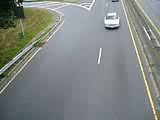
#> input picture frame 12 of openCvPractice/cars.mp4, 160 x 120 px, given in place of MWay_traffic.wmv, which was not available
$ jupyter execute helloWorld.ipynb   (text cells are left out)
#> lines starting #> are read from the running program, lines starting #| are printed output that depends on the picture
[cell 1]
import cv2
import numpy as np

[cell 2]
#load video
video = cv2.VideoCapture('MWay_traffic.wmv')

#read frames
while True:
    ret, frame = video.read()
#> frame is the input picture: shape (120, 160, 3); mean B, G, R 130.9, 133.8, 128.7
    if not ret:
        break
    # Perform analysis on the frame here
    edges = cv2.Canny(frame, threshold1=100, threshold2=200)
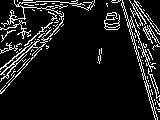
#> edges: shape (120, 160); 10.1% white in thin lines or dots
    lines = cv2.HoughLinesP(edges, rho=1, theta=1*np.pi/180, threshold=100, minLineLength=10, maxLineGap=5)
#> lines = None
    cv2.imshow('frame', frame)
    cv2.imshow('edges', edges)
    cv2.waitKey(1)
video.release()
cv2.destroyAllWindows()


$ run again, starting later in the video
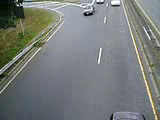
#> input picture frame 54 of openCvPractice/cars.mp4, 160 x 120 px, given in place of MWay_traffic.wmv, which was not available
#> frame is the input picture: shape (120, 160, 3); mean B, G, R 122.2, 124.2, 119.7
#> `edges = cv2.Canny(frame, threshold1=100, threshold2=200)`:
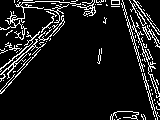
#> edges: shape (120, 160); 10.2% white in thin lines or dots
#> lines = None

$ run again, starting later in the video
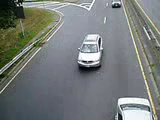
#> input picture frame 96 of openCvPractice/cars.mp4, 160 x 120 px, given in place of MWay_traffic.wmv, which was not available
#> frame is the input picture: shape (120, 160, 3); mean B, G, R 121.2, 123.3, 118.5
#> `edges = cv2.Canny(frame, threshold1=100, threshold2=200)`:
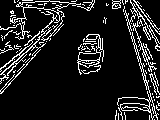
#> edges: shape (120, 160); 12.2% white in thin lines or dots
#> lines = None
